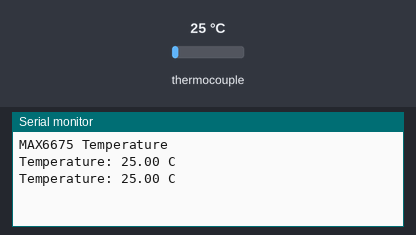
Simulated run of this sketch. Board: Arduino Uno, built with avr-gcc and run on an emulated ATmega328P. Parts: the last lines printed to the serial monitor. Inputs (shaded band) come from the test bench; at power-on: thermocouple 25 °C.

Above: at 1.7 s.
1.8 s: thermocouple set to 6 °C
At 3.1 s:
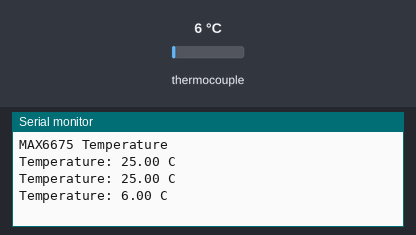
3.3 s: thermocouple set to 75 °C
At 4.3 s:
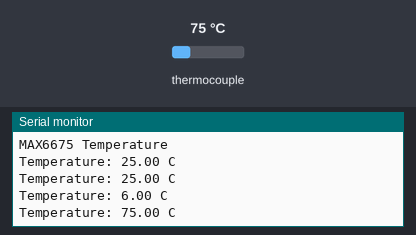
Timing chart, 0 to 6.3 s (numbered marks = the images above; inputs shaded):
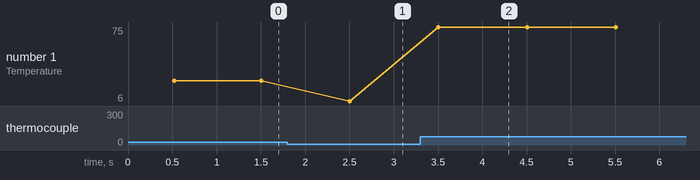

The sketch:

max6675.ino
```cpp
#include <max6675.h>

int SO_PIN  = 12;
int CS_PIN  = 10;
int SCK_PIN = 13;

MAX6675 thermocouple(SCK_PIN, CS_PIN, SO_PIN);

void setup()
{
  Serial.begin(9600);

  delay(500);

  Serial.println("MAX6675 Temperature");
}

void loop()
{
  float temperature = thermocouple.readCelsius();

  Serial.print("Temperature: ");
  Serial.print(temperature);
  Serial.println(" C");

  delay(1000);
}
```

Measured:
- after the input at 1.8 s, the serial monitor: prints a new line after 0.70 s (image 1)
- after the input at 3.3 s, the serial monitor: prints a new line after 0.20 s (image 2)
- plotted number 1: 25 → 6 after the input at 1.8 s, 6 → 75 after the input at 3.3 s
